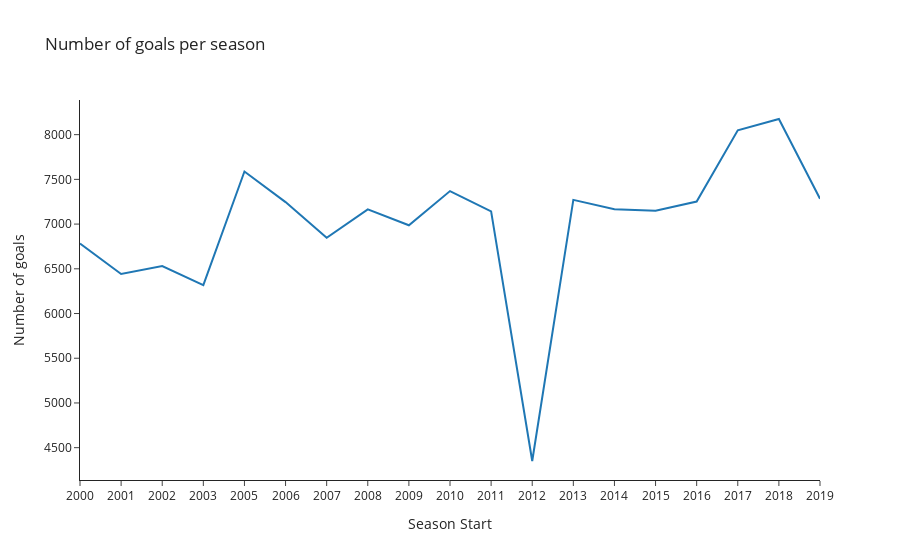

The notebook cell saved with this chart:
### Markdown cell above
Let's make two plots:
* A line plot showing the evolution of total goals per season(start).
* Bar chart with average number of goals per game.

### Code cell
fig = px.line(df_goals_season,
              x='season_start',
              y='total_goals',
              title='Number of goals per season',
              labels={
                  'total_goals': 'Number of goals',
                  'season_start': 'Season Start'
              })
fig.show()

### Figure 1 — Plotly figure (JSON) as saved in the notebook; plotly's stock layout.template omitted (floating-point values rounded to 4 significant figures)
{"data": [{"hovertemplate": "Season Start=%{x}<br>Number of goals=%{y}<extra></extra>", "legendgroup": "", "line": {"color": "#1F77B4", "dash": "solid"}, "marker": {"symbol": "circle"}, "mode": "lines", "name": "", "orientation": "v", "showlegend": false, "type": "scatter", "x": ["2000", "2001", "2002", "2003", "2005", "2006", "2007", "2008", "2009", "2010", "2011", "2012", "2013", "2014", "2015", "2016", "2017", "2018", "2019"], "xaxis": "x", "y": [6782, 6442, 6530, 6318, 7588, 7246, 6847, 7165, 6987, 7369, 7142, 4351, 7271, 7167, 7150, 7252, 8048, 8175, 7283], "yaxis": "y"}], "layout": {"legend": {"tracegroupgap": 0}, "title": {"text": "Number of goals per season"}, "xaxis": {"anchor": "y", "domain": [0, 1], "title": {"text": "Season Start"}}, "yaxis": {"anchor": "x", "domain": [0, 1], "title": {"text": "Number of goals"}}}}
